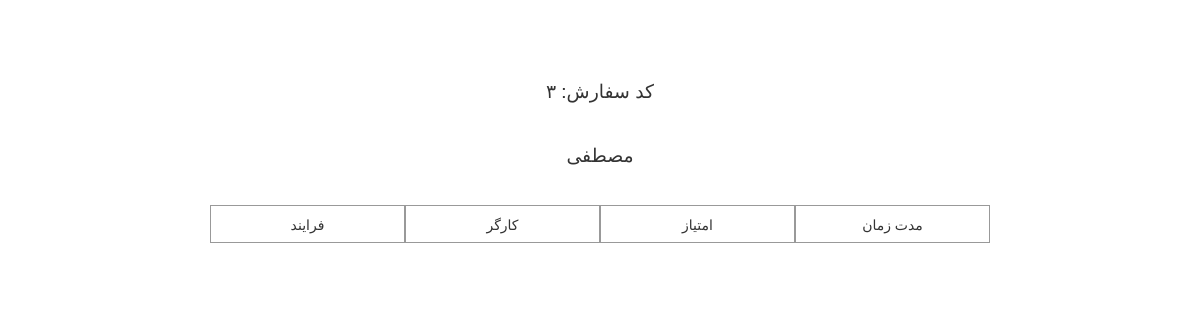
The page /reserve/printLofOfPForm/3/ on the database as committed earlier.
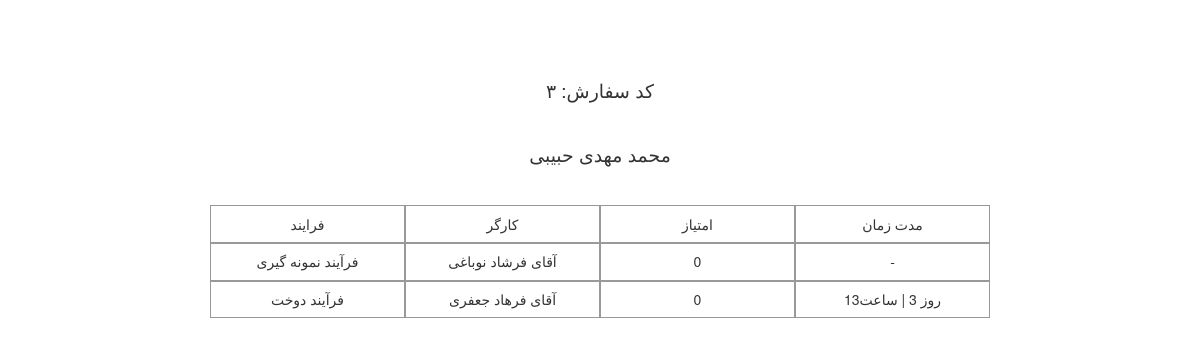
The same page on the database as committed later.
### ReserveForm/models.py (models this page shows, shortened)
class ReserveForm(models.Model):
    customer = models.ForeignKey(Customer, verbose_name='مشتری', )
    tarh = models.ImageField(upload_to='tarh/', verbose_name='طرح', blank=True, null=True)
    serviceTarh = models.ManyToManyField('ServiceTarh', verbose_name='خدمات طرح', blank=True)
    hasParche = models.BooleanField(verbose_name='پارچه دارد',)
    parche = models.ForeignKey('Parche',verbose_name='پارچه', blank=True, null=True)
    parcheWidth = models.IntegerField(verbose_name='عرض پارچه', blank=True, null=True)
    parcheHeight = models.IntegerField(verbose_name='طول پارچه', blank=True, null=True)
    number = models.IntegerField(verbose_name='تعداد', blank=True, null=True)
    typeChap = models.ForeignKey('Chap', verbose_name='چاپ', blank=True, null=True)
    dookht = models.ForeignKey('Dookht', verbose_name='دوخت', blank=True, null=True,)
    hasLabel = models.BooleanField(verbose_name='لیبل دارد', )
    otherServices = models.ManyToManyField('OtherServices', verbose_name='سایر خدمات', blank=True)
    reserveDay = models.IntegerField(choices=dayChoice, verbose_name='روز', blank=True, null=True)
    reserveMonth = models.IntegerField(choices=monthChoice, verbose_name='ماه', blank=True, null=True)
    reserveYear = models.IntegerField(verbose_name='سال', blank=True, null=True)
    deliveryDay = models.IntegerField(choices=dayChoice, verbose_name='روز', blank=True, null=True)
    deliveryMonth = models.IntegerField(choices=monthChoice, verbose_name='ماه', blank=True, null=True)
    deliveryYear = models.IntegerField(verbose_name='سال', blank=True, null=True)
    description = models.TextField(verbose_name='توضیح', blank=True, null=True)
    process = models.ForeignKey('Process', verbose_name='فرایند', blank=True, null=True, default=2)
    class Meta:
        verbose_name = "سفارش"
        verbose_name_plural = "سفارش"

class ProcessFormKargar(models.Model):
    process = models.ForeignKey(Process, verbose_name='فرایند',)
    kargar = models.ForeignKey(Kargar, verbose_name='کارگر',)
    form = models.ForeignKey(ReserveForm, verbose_name='کد سفارش',)
    rate = models.IntegerField(verbose_name='امتیاز کارگر', null=True, blank=True, default=0)
    startDay = models.IntegerField(choices=dayChoice, verbose_name='روز شروع', blank=True, null=True)
    startMonth = models.IntegerField(choices=monthChoice, verbose_name='ماه شروع', blank=True, null=True)
    startYear = models.IntegerField(choices=yearChoice, verbose_name='سال شروع', blank=True, null=True)
    endDay = models.IntegerField(choices=dayChoice, verbose_name='روز اتمام', blank=True, null=True)
    endMonth = models.IntegerField(choices=monthChoice, verbose_name='ماه اتمام', blank=True, null=True)
    endYear = models.IntegerField(choices=yearChoice, verbose_name='سال اتمام', blank=True, null=True)
    startDateTime = models.DateTimeField(null=True, blank=True)
    endDateTime = models.DateTimeField(null=True, blank=True)
    class Meta:
        verbose_name = 'وضعیت سفارش'
        verbose_name_plural = 'وضعیت سفارش'
    def get_duration(self):
        if self.startDateTime is None or self.endDateTime is None:
            return '-'
        duration = self.endDateTime - self.startDateTime
        hours, reminder = divmod(duration.seconds, 3600)
        return 'روز' + '\t' + str(duration.days) + ' | ' +     'ساعت' + str(hours)

class Process(models.Model):
    name = models.CharField(max_length=100, verbose_name='نام',)
    class Meta:
        verbose_name = 'فرایند'
        verbose_name_plural = 'فرایند'

### UserManager/models.py (models this page shows, shortened)
class Customer(models.Model):
    user = models.OneToOneField(User,)
    username = models.CharField(max_length=100)
    name = models.CharField(max_length=100, null=True, verbose_name='نام')
    phoneNumber = models.CharField(max_length=50, verbose_name='شماره تلفن همراه',)
    email = models.EmailField(verbose_name='ایمیل',)
    moaref = models.CharField(max_length=200, verbose_name='نام معرف',)
    workPhoneNumber = models.CharField(max_length=50, verbose_name='تلفن محل کار',)
    address = models.TextField(verbose_name='آدرس',)
    companyName = models.TextField(verbose_name='نام شرکت',)
    class Meta:
        verbose_name = 'مشتری'
        verbose_name_plural = 'مشتری'

class Kargar(models.Model):
    name = models.CharField(max_length=200, verbose_name='نام',)
    class Meta:
        verbose_name = 'کارگر'
        verbose_name_plural = 'کارگر'

### ReserveForm/views.py (the view)
# urls.py: url(r'^printLofOfPForm/(?P<id>[0-9]+)/', view=views.printLogOfProcessOfReserveform, name='PrintLofOfProcessOfRserveForm'),
def printLogOfProcessOfReserveform(request, id):
    form = ReserveForm.objects.get(id=id)
    context = {'form':form, 'processes':form.processformkargar_set}
    return render(request, 'printLogOfProcess.html', context=context)

### ReserveForm/templatetags/toPersian.py (called while the page is built, shortened)
@register.filter
def IntegerToPersian(number):
    if number is None:
        return None
    if number==0:
        return '۰'
    persian_number = ''
    while(number>=1):
        digit = number%10
        persian_number = toPersianDigit(digit)+persian_number
        number = int(number/10)
    return persian_number

def toPersianDigit(digit):
    if digit is None:
        return None
    if digit==1:
        return '۱'
    if digit==2:
        return '۲'
    if digit==3:
        return '۳'

### templates/printLogOfProcess.html (shortened to what this page needs)
<!DOCTYPE html>
{% load toPersian %}
{% load static %}
<html lang="en">
<head>
    <link href="{% static 'bootstrap-3.3.7-dist/css/bootstrap.min.css' %}" type="text/css" rel="stylesheet">
    <link href="{% static 'css/printLogOfProcess.css' %}" type="text/css" rel="stylesheet">
</head>
<body>
<div id="main-content-wrapper" class="container">
    <div id="form-code">
        {{ form.id|IntegerToPersian }} :کد سفارش
    </div>
    <div id="customer-name">
        {{ form.customer.name }}
    </div>
    <div class="row">
        <div class="col-md-2 col-sm-2 col-lg-2 col-xs-2 col-xs-offset-2 col-md-offset-2 cell center-horizontally">
            فرایند
        </div>
        <div class="col-md-2 col-sm-2 col-lg-2 col-xs-2 cell center-horizontally">
کارگر
        </div>
        <div class="col-md-2 col-sm-2 col-lg-2 col-xs-2 cell center-horizontally">
امتیاز
        </div>
        <div class="col-md-2 col-sm-2 col-lg-2 col-xs-2 cell center-horizontally">
مدت زمان
        </div>
    </div>
    {% for process in processes.all %}
        <div class="row">
            <div class="col-md-2 col-xs-2 col-xs-offset-2 col-md-offset-2 cell center-horizontally">
{{ process.process.name }}
            </div>
            <div class="col-md-2 col-xs-2 cell center-horizontally">
{{ process.kargar.name }}
            </div>
            <div class="col-md-2 col-xs-2 cell center-horizontally">
{{ process.rate }}
            </div>
            <div class="col-md-2 col-xs-2 cell center-horizontally">
{{ process.get_duration }}
            </div>
        </div>
    {% endfor %}
</div>
</body>
</html>

Rows that differ between the two databases and show on the page:
changed through a linked row, ReserveForm: customer.name "مصطفی" → "محمد مهدی حبیبی"
added ProcessFormKargar: process.name "فرآیند نمونه گیری", kargar.name "آقای فرشاد نوباغی", rate "0", get_duration "-"
added ProcessFormKargar: process.name "فرآیند دوخت", kargar.name "آقای فرهاد جعفری", rate "0", get_duration "روز 3 | ساعت13"
